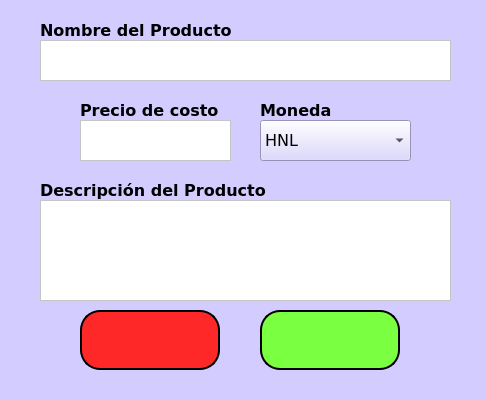
<?xml version="1.0" encoding="UTF-8"?>
<ui version="4.0">
 <class>WinAdd</class>
 <widget class="QWidget" name="WinAdd">
  <property name="geometry">
   <rect>
    <x>0</x>
    <y>0</y>
    <width>485</width>
    <height>400</height>
   </rect>
  </property>
  <property name="windowTitle">
   <string>Form</string>
  </property>
  <property name="styleSheet">
   <string notr="true">background-color: rgb(211, 205, 255);</string>
  </property>
  <widget class="QTextEdit" name="txtName">
   <property name="geometry">
    <rect>
     <x>40</x>
     <y>40</y>
     <width>411</width>
     <height>41</height>
    </rect>
   </property>
   <property name="font">
    <font>
     <family>Bitstream Vera Sans</family>
     <pointsize>12</pointsize>
     <weight>75</weight>
     <bold>true</bold>
    </font>
   </property>
   <property name="styleSheet">
    <string notr="true">background-color: rgb(255, 255, 255);</string>
   </property>
  </widget>
  <widget class="QTextEdit" name="txtPrice">
   <property name="geometry">
    <rect>
     <x>80</x>
     <y>120</y>
     <width>151</width>
     <height>41</height>
    </rect>
   </property>
   <property name="font">
    <font>
     <family>Bitstream Vera Sans</family>
     <pointsize>12</pointsize>
     <weight>75</weight>
     <bold>true</bold>
    </font>
   </property>
   <property name="styleSheet">
    <string notr="true">background-color: rgb(255, 255, 255);</string>
   </property>
  </widget>
  <widget class="QComboBox" name="comboBox">
   <property name="geometry">
    <rect>
     <x>260</x>
     <y>120</y>
     <width>151</width>
     <height>41</height>
    </rect>
   </property>
   <property name="font">
    <font>
     <family>Bitstream Vera Sans</family>
     <pointsize>12</pointsize>
    </font>
   </property>
   <property name="styleSheet">
    <string notr="true">color: rgb(0, 0, 0);</string>
   </property>
   <item>
    <property name="text">
     <string>HNL</string>
    </property>
    <property name="icon">
     <iconset>
      <normaloff>Imagenes/bancerahn.png</normaloff>Imagenes/bancerahn.png</iconset>
    </property>
   </item>
   <item>
    <property name="text">
     <string>USD</string>
    </property>
    <property name="icon">
     <iconset>
      <normaloff>Imagenes/banderausa.png</normaloff>Imagenes/banderausa.png</iconset>
    </property>
   </item>
  </widget>
  <widget class="QPlainTextEdit" name="plntxtDesc">
   <property name="geometry">
    <rect>
     <x>40</x>
     <y>200</y>
     <width>411</width>
     <height>101</height>
    </rect>
   </property>
   <property name="font">
    <font>
     <family>Bitstream Vera Sans</family>
     <pointsize>12</pointsize>
     <weight>75</weight>
     <bold>true</bold>
    </font>
   </property>
   <property name="styleSheet">
    <string notr="true">background-color: rgb(255, 255, 255);</string>
   </property>
  </widget>
  <widget class="QPushButton" name="btnCanel">
   <property name="geometry">
    <rect>
     <x>80</x>
     <y>310</y>
     <width>140</width>
     <height>60</height>
    </rect>
   </property>
   <property name="styleSheet">
    <string notr="true">background-color: qlineargradient(spread:reflect, x1:0, y1:0.882, x2:0.851, y2:0, stop:0 rgba(204, 0, 0, 0), stop:0.273632 rgba(255, 255, 255, 255));
background-color: rgb(255, 40, 40);
color: rgb(0, 0, 0);
border-style: solid;
border-width:2px;
border-radius:20px;
border-color: rgb(0, 0, 0);
</string>
   </property>
   <property name="text">
    <string/>
   </property>
   <property name="icon">
    <iconset>
     <normaloff>Imagenes/cancel.png</normaloff>Imagenes/cancel.png</iconset>
   </property>
   <property name="iconSize">
    <size>
     <width>55</width>
     <height>55</height>
    </size>
   </property>
   <property name="checkable">
    <bool>false</bool>
   </property>
  </widget>
  <widget class="QPushButton" name="btnAdd">
   <property name="geometry">
    <rect>
     <x>260</x>
     <y>310</y>
     <width>140</width>
     <height>60</height>
    </rect>
   </property>
   <property name="styleSheet">
    <string notr="true">background-color: qlineargradient(spread:reflect, x1:0, y1:0.882, x2:0.851, y2:0, stop:0 rgba(204, 0, 0, 0), stop:0.273632 rgba(255, 255, 255, 255));
background-color: rgb(122, 255, 65);
color: rgb(0, 0, 0);
border-style: solid;
border-width:2px;
border-radius:20px;
border-color: rgb(0, 0, 0);
</string>
   </property>
   <property name="text">
    <string/>
   </property>
   <property name="icon">
    <iconset>
     <normaloff>Imagenes/add.png</normaloff>Imagenes/add.png</iconset>
   </property>
   <property name="iconSize">
    <size>
     <width>48</width>
     <height>48</height>
    </size>
   </property>
  </widget>
  <widget class="QLabel" name="lblName">
   <property name="geometry">
    <rect>
     <x>40</x>
     <y>20</y>
     <width>191</width>
     <height>20</height>
    </rect>
   </property>
   <property name="font">
    <font>
     <family>Bitstream Vera Sans</family>
     <pointsize>12</pointsize>
     <weight>75</weight>
     <bold>true</bold>
    </font>
   </property>
   <property name="styleSheet">
    <string notr="true">color: rgb(0, 0, 0);</string>
   </property>
   <property name="text">
    <string>Nombre del Producto</string>
   </property>
  </widget>
  <widget class="QLabel" name="lblPrice">
   <property name="geometry">
    <rect>
     <x>80</x>
     <y>100</y>
     <width>151</width>
     <height>20</height>
    </rect>
   </property>
   <property name="font">
    <font>
     <family>Bitstream Vera Sans</family>
     <pointsize>12</pointsize>
     <weight>75</weight>
     <bold>true</bold>
    </font>
   </property>
   <property name="styleSheet">
    <string notr="true">color: rgb(0, 0, 0);</string>
   </property>
   <property name="text">
    <string>Precio de costo</string>
   </property>
  </widget>
  <widget class="QLabel" name="label_3">
   <property name="geometry">
    <rect>
     <x>260</x>
     <y>100</y>
     <width>81</width>
     <height>20</height>
    </rect>
   </property>
   <property name="font">
    <font>
     <family>Bitstream Vera Sans</family>
     <pointsize>12</pointsize>
     <weight>75</weight>
     <bold>true</bold>
    </font>
   </property>
   <property name="styleSheet">
    <string notr="true">color: rgb(0, 0, 0);</string>
   </property>
   <property name="text">
    <string>Moneda</string>
   </property>
  </widget>
  <widget class="QLabel" name="lblName_2">
   <property name="geometry">
    <rect>
     <x>40</x>
     <y>180</y>
     <width>231</width>
     <height>20</height>
    </rect>
   </property>
   <property name="font">
    <font>
     <family>Bitstream Vera Sans</family>
     <pointsize>12</pointsize>
     <weight>75</weight>
     <bold>true</bold>
    </font>
   </property>
   <property name="styleSheet">
    <string notr="true">color: rgb(0, 0, 0);</string>
   </property>
   <property name="text">
    <string>Descripción del Producto</string>
   </property>
  </widget>
 </widget>
 <resources/>
 <connections/>
</ui>
